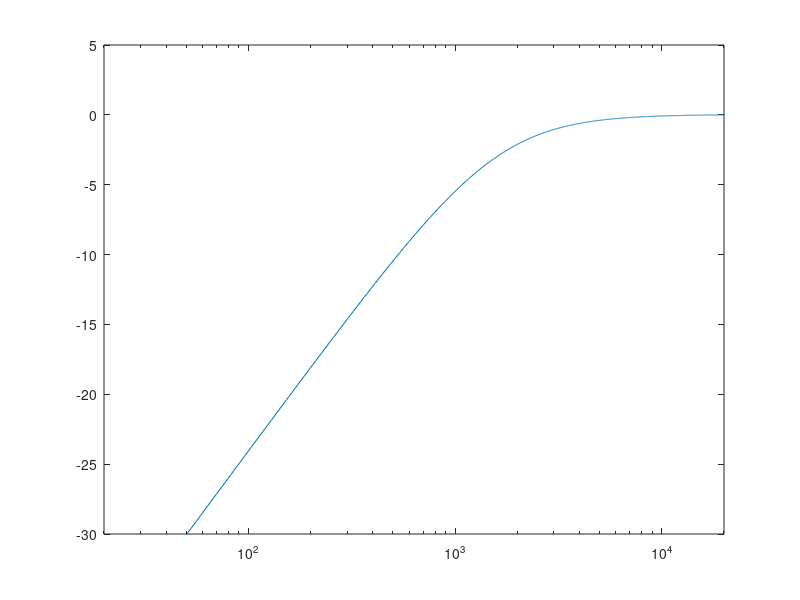

MATLAB code for this plot:
% rcFilter_DK.m

Fs = 48000; Ts = 1/Fs;

Vi = [1; zeros(2047,1)];

R2 = 1000;
C = 100e-9;
R1 = Ts/(2*C);

x1 = 0;

N = length(Vi);
Vo = zeros(N,1);
for n = 1:N
    Vo(n,1) = Vi(n,1) * R1/(R1+R2) + x1*(R1*R2)/(R1+R2);
    x1 = 2/R1 * Vo(n,1) - x1;
end

[H,W] = freqz(Vo,1,2048,Fs);
semilogx(W,20*log10(abs(H)));
axis([20 20000 -30 5]);

%%%% High-pass filter %%%%

x1 = 0;

G = ((1/R1) + (1/R2));

N = length(Vi);
Vo = zeros(N,1);

for n = 1:N
    Vo(n,1) = Vi(n,1) * (1/(R1*G)) - x1*(1/G);
    x1 = 2/R1 * (Vi(n,1) - Vo(n,1)) - x1;
end

[H,W] = freqz(Vo,1,2048,Fs);
semilogx(W,20*log10(abs(H)));
axis([20 20000 -30 5]);
